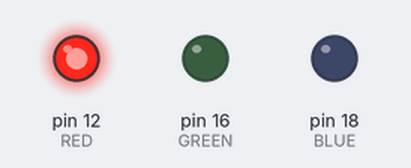
A program run on a simulated Raspberry Pi (header pin numbers). Parts: output pins drawn as LEDs (lit = HIGH).

Above: at 0.5 s.
At 1.5 s:
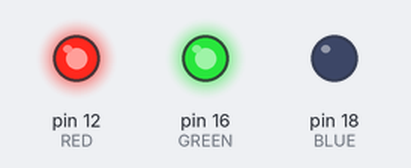
At 2.5 s:
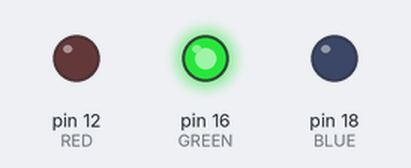
At 3.5 s:
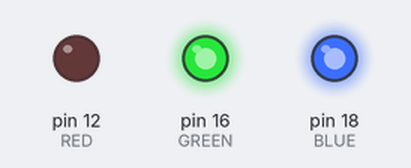
At 4.5 s:
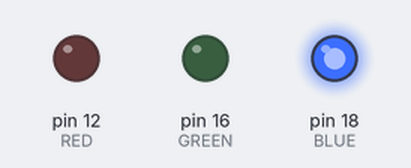
At 5.5 s:
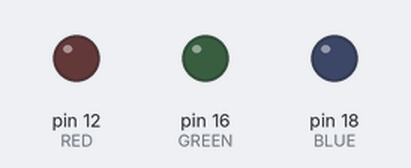
Timing chart, 0 to 7.8 s (numbered marks = the images above):
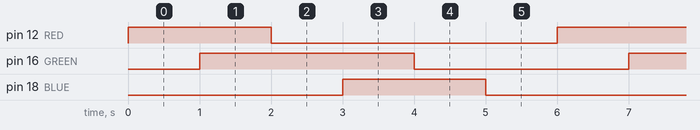

The program:

led_fight.py
```python
import RPi.GPIO as GPIO
import time


def turn_on(color):
    GPIO.output(color, GPIO.HIGH)
    time.sleep(1)

def turn_off(color):
    GPIO.output(color, GPIO.LOW)
    time.sleep(1)

def blink(pin):
    GPIO.output(pin,GPIO.HIGH)
    time.sleep(5)
    GPIO.output(pin, GPIO.LOW)
    time.sleep(25)
    return

def main():
    # use the board pin numbers
    GPIO.setmode(GPIO.BOARD)

    RED = 12
    GREEN = 16
    BLUE = 18

    GPIO.setup(RED, GPIO.OUT)
    GPIO.setup(GREEN, GPIO.OUT)
    GPIO.setup(BLUE, GPIO.OUT)

    for i in range(0, 20):
        turn_on(RED)
        turn_on(GREEN)
        turn_off(RED)
        turn_on(BLUE)
        turn_off(GREEN)
        turn_off(BLUE)

    GPIO.cleanup()

if __name__ == '__main__':
    main()
```

Measured:
- by itself, pin 12 (RED), pin 18 (BLUE): alternates HIGH for 2.0 s and LOW for 4.0 s
- by itself, pin 16 (GREEN): alternates HIGH for 3.0 s and LOW for 3.0 s
- by itself, everything shown: repeats every 6.0 s, in 6 steps
